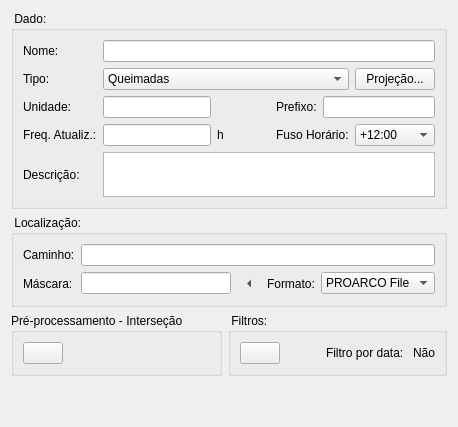
          <widget class="QWidget" name="DataPointDiffPage">
           <layout class="QGridLayout" name="gridLayout_3">
            <item row="0" column="0" colspan="2">
             <widget class="QGroupBox" name="groupBox_30">
              <property name="title">
               <string> Dado: </string>
              </property>
              <layout class="QGridLayout" name="gridLayoutabc">
               <item row="0" column="0">
                <widget class="QLabel" name="label_84">
                 <property name="text">
                  <string>Nome:</string>
                 </property>
                </widget>
               </item>
               <item row="0" column="1" colspan="6">
                <widget class="QLineEdit" name="pointDiffFormatDataName"/>
               </item>
               <item row="1" column="0">
                <widget class="QLabel" name="label_85">
                 <property name="text">
                  <string>Tipo:</string>
                 </property>
                </widget>
               </item>
               <item row="1" column="1" colspan="5">
                <widget class="QComboBox" name="pointDiffFormatDataType">
                 <item>
                  <property name="text">
                   <string>Queimadas</string>
                  </property>
                 </item>
                 <item>
                  <property name="text">
                   <string>Focos de Doença</string>
                  </property>
                 </item>
                 <item>
                  <property name="text">
                   <string>Outros</string>
                  </property>
                 </item>
                </widget>
               </item>
               <item row="1" column="6">
                <widget class="QPushButton" name="projectionPointDiffBtn">
                 <property name="toolTip">
                  <string>&lt;html&gt;&lt;head&gt;&lt;meta name=&quot;qrichtext&quot; content=&quot;1&quot; /&gt;&lt;style type=&quot;text/css&quot;&gt;
p, li { white-space: pre-wrap; }
&lt;/style&gt;&lt;/head&gt;&lt;body style=&quot; font-family:'MS Shell Dlg 2'; font-size:8.25pt; font-weight:400; font-style:normal;&quot;&gt;
&lt;p style=&quot; margin-top:0px; margin-bottom:0px; margin-left:0px; margin-right:0px; -qt-block-indent:0; text-indent:0px;&quot;&gt;Alterar a projeção dos dados&lt;/p&gt;&lt;/body&gt;&lt;/html&gt;</string>
                 </property>
                 <property name="text">
                  <string>Projeção...</string>
                 </property>
                 <property name="icon">
                  <iconset resource="icons.qrc">
                   <normaloff>:/global/icons/PROJECAO.png</normaloff>:/global/icons/PROJECAO.png</iconset>
                 </property>
                </widget>
               </item>
               <item row="2" column="0">
                <widget class="QLabel" name="label_86">
                 <property name="text">
                  <string>Unidade:</string>
                 </property>
                </widget>
               </item>
               <item row="2" column="1">
                <widget class="QLineEdit" name="pointDiffFormatDataUnit"/>
               </item>
               <item row="2" column="2" colspan="2">
                <spacer>
                 <property name="orientation">
                  <enum>Qt::Horizontal</enum>
                 </property>
                 <property name="sizeHint" stdset="0">
                  <size>
                   <width>40</width>
                   <height>20</height>
                  </size>
                 </property>
                </spacer>
               </item>
               <item row="2" column="4">
                <widget class="QLabel" name="label_88">
                 <property name="text">
                  <string>Prefixo:</string>
                 </property>
                </widget>
               </item>
               <item row="2" column="5" colspan="2">
                <widget class="QLineEdit" name="pointDiffFormatDataPrefix"/>
               </item>
               <item row="3" column="0">
                <widget class="QLabel" name="label_89">
                 <property name="text">
                  <string>Freq. Atualiz.:</string>
                 </property>
                </widget>
               </item>
               <item row="3" column="1">
                <widget class="QLineEdit" name="pointDiffFormatDataFrequency"/>
               </item>
               <item row="3" column="2">
                <widget class="QLabel" name="label_90">
                 <property name="text">
                  <string>h</string>
                 </property>
                </widget>
               </item>
               <item row="3" column="3">
                <spacer>
                 <property name="orientation">
                  <enum>Qt::Horizontal</enum>
                 </property>
                 <property name="sizeHint" stdset="0">
                  <size>
                   <width>40</width>
                   <height>20</height>
                  </size>
                 </property>
                </spacer>
               </item>
               <item row="3" column="4" colspan="2">
                <widget class="QLabel" name="label_91">
                 <property name="text">
                  <string>Fuso Horário:</string>
                 </property>
                </widget>
               </item>
               <item row="3" column="6">
                <widget class="QComboBox" name="pointDiffFormatDataTimeZoneCmb">
                 <property name="currentIndex">
                  <number>0</number>
                 </property>
                 <item>
                  <property name="text">
                   <string>+12:00</string>
                  </property>
                 </item>
                 <item>
                  <property name="text">
                   <string>+11:00</string>
                  </property>
                 </item>
                 <item>
                  <property name="text">
                   <string>+10:00</string>
                  </property>
                 </item>
                 <item>
                  <property name="text">
                   <string>+09:00</string>
                  </property>
                 </item>
                 <item>
                  <property name="text">
                   <string>+08:00</string>
                  </property>
                 </item>
                 <item>
                  <property name="text">
                   <string>+07:00</string>
                  </property>
                 </item>
                 <item>
                  <property name="text">
                   <string>+06:00</string>
                  </property>
                 </item>
                 <item>
                  <property name="text">
                   <string>+05:00</string>
                  </property>
                 </item>
                 <item>
                  <property name="text">
                   <string>+04:00</string>
                  </property>
                 </item>
                 <item>
                  <property name="text">
                   <string>+03:00</string>
                  </property>
                 </item>
                 <item>
                  <property name="text">
                   <string>+02:00</string>
                  </property>
                 </item>
                 <item>
                  <property name="text">
                   <string>+01:00</string>
                  </property>
                 </item>
                 <item>
                  <property name="text">
                   <string>+00:00</string>
                  </property>
                 </item>
                 <item>
                  <property name="text">
                   <string>-01:00</string>
                  </property>
                 </item>
                 <item>
                  <property name="text">
                   <string>-02:00</string>
                  </property>
                 </item>
                 <item>
                  <property name="text">
                   <string>-03:00</string>
                  </property>
                 </item>
                 <item>
                  <property name="text">
                   <string>-04:00</string>
                  </property>
                 </item>
                 <item>
                  <property name="text">
                   <string>-05:00</string>
                  </property>
                 </item>
                 <item>
                  <property name="text">
                   <string>-06:00</string>
                  </property>
                 </item>
                 <item>
                  <property name="text">
                   <string>-07:00</string>
                  </property>
                 </item>
                 <item>
                  <property name="text">
                   <string>-08:00</string>
                  </property>
                 </item>
                 <item>
                  <property name="text">
                   <string>-09:00</string>
                  </property>
                 </item>
                 <item>
                  <property name="text">
                   <string>-10:00</string>
                  </property>
                 </item>
                 <item>
                  <property name="text">
                   <string>-11:00</string>
                  </property>
                 </item>
                 <item>
                  <property name="text">
                   <string>-12:00</string>
                  </property>
                 </item>
                </widget>
               </item>
               <item row="4" column="0">
                <widget class="QLabel" name="label_92">
                 <property name="text">
                  <string>Descrição:</string>
                 </property>
                </widget>
               </item>
               <item row="4" column="1" colspan="6">
                <widget class="QTextEdit" name="pointDiffFormatDataDescription">
                 <property name="maximumSize">
                  <size>
                   <width>16777215</width>
                   <height>45</height>
                  </size>
                 </property>
                </widget>
               </item>
              </layout>
             </widget>
            </item>
            <item row="1" column="0" colspan="2">
             <widget class="QGroupBox" name="groupBox_31">
              <property name="title">
               <string> Localização: </string>
              </property>
              <layout class="QGridLayout" name="gridLayout">
               <item row="0" column="0">
                <widget class="QLabel" name="label_87">
                 <property name="text">
                  <string>Caminho:</string>
                 </property>
                </widget>
               </item>
               <item row="0" column="1" colspan="4">
                <widget class="QLineEdit" name="pointDiffFormatDataPath"/>
               </item>
               <item row="1" column="0">
                <widget class="QLabel" name="lblGridMask_2">
                 <property name="text">
                  <string>Máscara:</string>
                 </property>
                </widget>
               </item>
               <item row="1" column="1">
                <widget class="QLineEdit" name="pointDiffFormatDataMask"/>
               </item>
               <item row="1" column="2">
                <widget class="QToolButton" name="filePointDiffMaskBtn">
                 <property name="text">
                  <string/>
                 </property>
                 <property name="autoRaise">
                  <bool>true</bool>
                 </property>
                 <property name="arrowType">
                  <enum>Qt::LeftArrow</enum>
                 </property>
                </widget>
               </item>
               <item row="1" column="3">
                <widget class="QLabel" name="label_93">
                 <property name="text">
                  <string>Formato:</string>
                 </property>
                </widget>
               </item>
               <item row="1" column="4">
                <widget class="QComboBox" name="pointDiffFormatDataFormat">
                 <item>
                  <property name="text">
                   <string>PROARCO File</string>
                  </property>
                 </item>
                </widget>
               </item>
              </layout>
             </widget>
            </item>
            <item row="2" column="0">
             <widget class="QGroupBox" name="groupBox_39">
              <property name="title">
               <string>Pré-processamento - Interseção</string>
              </property>
              <layout class="QHBoxLayout" name="horizontalLayout_3">
               <item>
                <widget class="QPushButton" name="intersectionBtn">
                 <property name="text">
                  <string/>
                 </property>
                 <property name="icon">
                  <iconset resource="icons.qrc">
                   <normaloff>:/data/icons/intersecao.png</normaloff>:/data/icons/intersecao.png</iconset>
                 </property>
                 <property name="iconSize">
                  <size>
                   <width>24</width>
                   <height>24</height>
                  </size>
                 </property>
                </widget>
               </item>
               <item>
                <spacer name="horizontalSpacer_2">
                 <property name="orientation">
                  <enum>Qt::Horizontal</enum>
                 </property>
                 <property name="sizeHint" stdset="0">
                  <size>
                   <width>133</width>
                   <height>20</height>
                  </size>
                 </property>
                </spacer>
               </item>
              </layout>
             </widget>
            </item>
            <item row="2" column="1">
             <widget class="QGroupBox" name="groupBox_32">
              <property name="title">
               <string> Filtros: </string>
              </property>
              <layout class="QHBoxLayout" name="horizontalLayout">
               <item>
                <widget class="QPushButton" name="filterPointDiffBtn">
                 <property name="enabled">
                  <bool>true</bool>
                 </property>
                 <property name="toolTip">
                  <string>&lt;html&gt;&lt;head&gt;&lt;meta name=&quot;qrichtext&quot; content=&quot;1&quot; /&gt;&lt;style type=&quot;text/css&quot;&gt;
p, li { white-space: pre-wrap; }
&lt;/style&gt;&lt;/head&gt;&lt;body style=&quot; font-family:'MS Shell Dlg 2'; font-size:8.25pt; font-weight:400; font-style:normal;&quot;&gt;
&lt;p style=&quot; margin-top:0px; margin-bottom:0px; margin-left:0px; margin-right:0px; -qt-block-indent:0; text-indent:0px; font-size:8pt;&quot;&gt;Filtrar dados&lt;/p&gt;&lt;/body&gt;&lt;/html&gt;</string>
                 </property>
                 <property name="text">
                  <string/>
                 </property>
                 <property name="icon">
                  <iconset resource="icons.qrc">
                   <normaloff>:/global/icons/filter.png</normaloff>:/global/icons/filter.png</iconset>
                 </property>
                 <property name="iconSize">
                  <size>
                   <width>24</width>
                   <height>24</height>
                  </size>
                 </property>
                </widget>
               </item>
               <item>
                <spacer>
                 <property name="orientation">
                  <enum>Qt::Horizontal</enum>
                 </property>
                 <property name="sizeHint" stdset="0">
                  <size>
                   <width>40</width>
                   <height>20</height>
                  </size>
                 </property>
                </spacer>
               </item>
               <item>
                <widget class="QLabel" name="label_94">
                 <property name="text">
                  <string>Filtro por data: </string>
                 </property>
                </widget>
               </item>
               <item>
                <widget class="QLabel" name="dateFilterPointDiffLabel">
                 <property name="text">
                  <string>Não</string>
                 </property>
                </widget>
               </item>
              </layout>
             </widget>
            </item>
            <item row="3" column="0">
             <spacer name="verticalSpacer">
              <property name="orientation">
               <enum>Qt::Vertical</enum>
              </property>
              <property name="sizeHint" stdset="0">
               <size>
                <width>20</width>
                <height>40</height>
               </size>
              </property>
             </spacer>
            </item>
           </layout>
          </widget>
